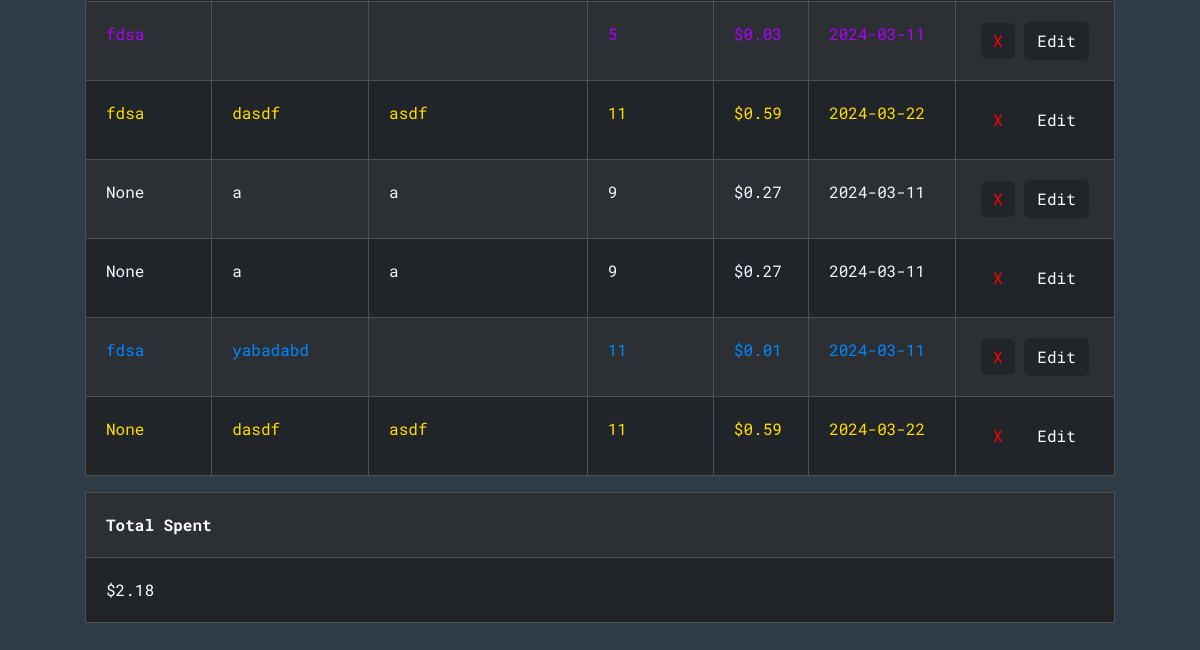
The page /analyzeExpenses (signed in, lower part) on the database as committed earlier.
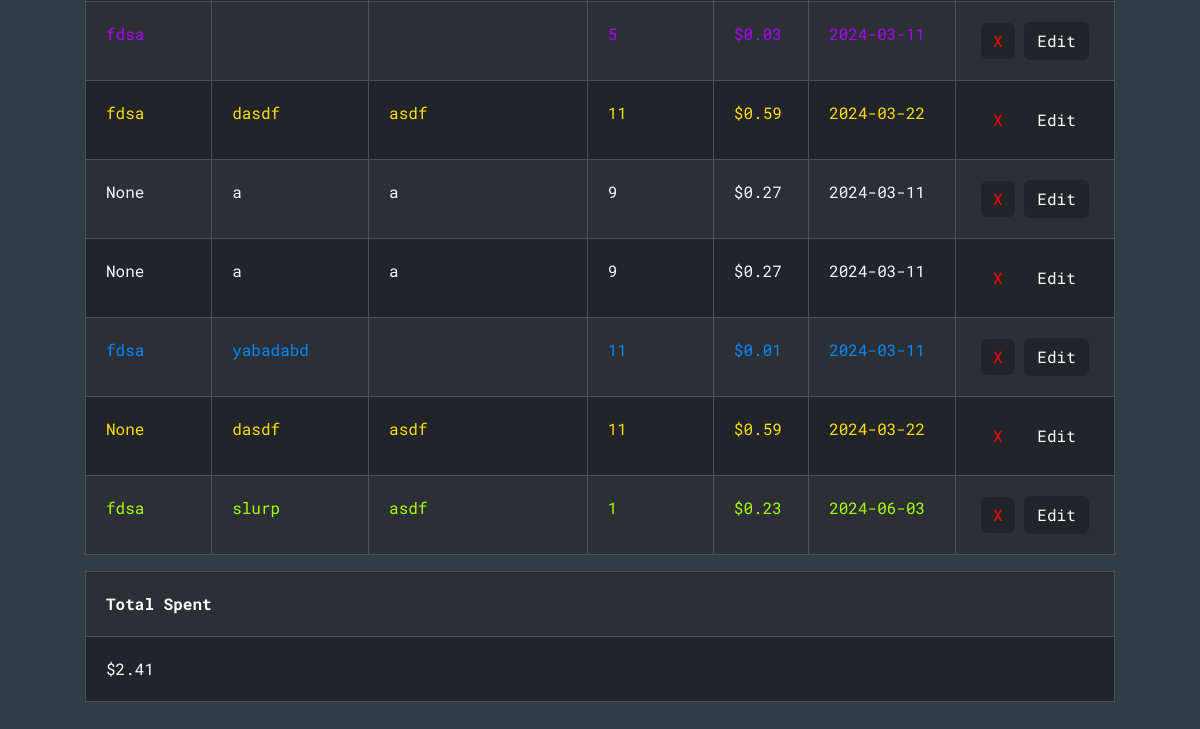
The same page on the database as committed later.
### tables this page shows
CREATE TABLE expenses (id INTEGER PRIMARY KEY, user_id INTEGER NOT NULL, category TEXT, description TEXT, purchaseLocation TEXT, quantity INTEGER NOT NULL, price NUMERIC NOT NULL, date TEXT NOT NULL, color TEXT, FOREIGN KEY (user_id) REFERENCES users(id));

### app.py (the view)
@app.route("/analyzeExpenses", methods=["GET", "POST"])
@login_required
def analyzeExpenses():
    conn = get_db_connection()
    categories = conn.execute("SELECT DISTINCT category FROM expenses WHERE user_id = ?", (session["user_id"],)).fetchall()
    purchaseLocations = conn.execute("SELECT DISTINCT purchaseLocation FROM expenses WHERE user_id = ?", (session["user_id"],)).fetchall()
    colors = conn.execute("SELECT DISTINCT color FROM expenses WHERE user_id = ?", (session["user_id"],)).fetchall()
    categoryFilter = None
    purchaseLocationFilter = None
    keywordsFilter = None
    dateFilter = None
    fromDateFilter =None
    toDateFilter = None
    fromPriceFilter = None
    toPriceFilter = None
    colorFilter = None
    exps = conn.execute("SELECT * FROM expenses WHERE user_id = ?", (session["user_id"],)).fetchall()
    total = conn.execute("SELECT SUM(price) AS sum FROM expenses WHERE user_id = ?", (session["user_id"],)).fetchall()[0]["sum"]
    if request.method == "POST":
        categoryFilter = request.form.get("category")
        purchaseLocationFilter = request.form.get("purchaseLocation")
        keywordsFilter = request.form.get("keywords")
        dateFilter = request.form.get("date")
        fromDateFilter = request.form.get("fromDate")
        toDateFilter = request.form.get("toDate")
        fromPriceFilter = request.form.get("fromPrice")
        toPriceFilter = request.form.get("toPrice")
        colorFilter = request.form.get("color")
        if dateFilter and (fromDateFilter or toDateFilter):
            flash("Cannot do from-to date at the same time as a specific date")
        if (fromPriceFilter and toPriceFilter) and float(fromPriceFilter) > float(toPriceFilter):
            flash("From-price must be smaller than to-price")
        if fromDateFilter:
            fD = date.fromisoformat(fromDateFilter)
        if toDateFilter:
            tD = date.fromisoformat(toDateFilter)
        if  fromDateFilter and toDateFilter and (not dateIsLessThan(fD, tD)):
            flash("From-date must be less than to-date")
        floatedFromPriceFilter = 0
        if fromPriceFilter:
            floatedFromPriceFilter = float(fromPriceFilter)
        floatedToPriceFilter = 0
        if toPriceFilter:
            floatedToPriceFilter = float(toPriceFilter)
        exps = conn.execute("SELECT * FROM expenses WHERE"\
                            " user_id = ?"\
                            " AND CASE WHEN ? != '' THEN category = ? ELSE 1 END"\
                            " AND CASE WHEN ? != '' THEN purchaseLocation = ? ELSE 1 END"\
                            " AND CASE WHEN ? != '' THEN description LIKE ? ELSE 1 END"\
                            " AND CASE WHEN ? != '' THEN date = ? ELSE 1 END"\
                             " AND CASE WHEN ? != '' AND ? != '' THEN date BETWEEN ? AND ? "\
                                " WHEN ? != '' AND ? == '' THEN date BETWEEN ? AND '9999-00-00'"\
                                " WHEN ? != '' AND ? == '' THEN date BETWEEN 0000-00-00  AND ?"\
                                " ELSE 1 END"\
                            " AND CASE WHEN ? != '' AND ? != '' THEN price BETWEEN ? AND ? "\
                                " WHEN ? != '' AND ? == '' THEN price BETWEEN ? AND 99999999"\
                                " WHEN ? != '' AND ? == '' THEN price BETWEEN 0 AND ?"\
                                " ELSE 1 END"\
                            " AND CASE WHEN ? != '' THEN color = ? ELSE 1 END"
                            , (session["user_id"], categoryFilter, categoryFilter, purchaseLocationFilter, purchaseLocationFilter, keywordsFilter, f'%{keywordsFilter}%', dateFilter, dateFilter, fromDateFilter, toDateFilter, fromDateFilter, toDateFilter, fromDateFilter, toDateFilter, fromDateFilter, toDateFilter, fromDateFilter, toDateFilter , fromPriceFilter, toPriceFilter, floatedFromPriceFilter, floatedToPriceFilter, fromPriceFilter, toPriceFilter, floatedFromPriceFilter, fromPriceFilter, toPriceFilter, floatedToPriceFilter, colorFilter, colorFilter)).fetchall()
        total = conn.execute("SELECT SUM(price) AS sum FROM expenses WHERE"\
                            " user_id = ?"\
                            " AND CASE WHEN ? != '' THEN category = ? ELSE 1 END"\
                            " AND CASE WHEN ? != '' THEN purchaseLocation = ? ELSE 1 END"\
                            " AND CASE WHEN ? != '' THEN description LIKE ? ELSE 1 END"\
                            " AND CASE WHEN ? != '' THEN date = ? ELSE 1 END"\
                            " AND CASE WHEN ? != '' AND ? != '' THEN date BETWEEN ? AND ? "\
                                " WHEN ? != '' AND ? == '' THEN date BETWEEN ? AND '9999-00-00'"\
                                " WHEN ? != '' AND ? == '' THEN date BETWEEN 0000-00-00  AND ?"\
                                " ELSE 1 END"\
                            " AND CASE WHEN ? != '' AND ? != '' THEN price BETWEEN ? AND ? "\
                                " WHEN ? != '' AND ? == '' THEN price BETWEEN ? AND 99999999"\
                                " WHEN ? != '' AND ? == '' THEN price BETWEEN 0 AND ?"\
                                " ELSE 1 END"\
                            " AND CASE WHEN ? != '' THEN color = ? ELSE 1 END"
                            , (session["user_id"], categoryFilter, categoryFilter, purchaseLocationFilter, purchaseLocationFilter, keywordsFilter, f'%{keywordsFilter}%', dateFilter, dateFilter, fromDateFilter, toDateFilter, fromDateFilter, toDateFilter, fromDateFilter, toDateFilter, fromDateFilter, toDateFilter, fromDateFilter, toDateFilter, fromPriceFilter, toPriceFilter, floatedFromPriceFilter, floatedToPriceFilter, fromPriceFilter, toPriceFilter, floatedFromPriceFilter, fromPriceFilter, toPriceFilter, floatedToPriceFilter, colorFilter, colorFilter)).fetchall()[0]["sum"]
    elif request.method == "GET":
        categoryFilter = categoryFilter if categoryFilter is not None else ""
        purchaseLocationFilter = purchaseLocationFilter if purchaseLocationFilter is not None else ""
        keywordsFilter = keywordsFilter if keywordsFilter is not None else ""
        dateFilter = dateFilter if dateFilter is not None else ""
        fromDateFilter = fromDateFilter if fromDateFilter is not None else ""
        toDateFilter = toDateFilter if toDateFilter is not None else ""
        fromPriceFilter = fromPriceFilter if fromPriceFilter is not None else ""
        toPriceFilter = toPriceFilter if toPriceFilter is not None else ""
        colorFilter = colorFilter if colorFilter is not None else ""
    return render_template("analyzeExpenses.html", categories=categories,purchaseLocations=purchaseLocations, colors=colors, expenses=exps,total=total,categoryFilter=categoryFilter,purchaseLocationFilter=purchaseLocationFilter,keywordsFilter=keywordsFilter,dateFilter=dateFilter,fromDateFilter=fromDateFilter,toDateFilter=toDateFilter,    fromPriceFilter=fromPriceFilter, toPriceFilter=toPriceFilter, colorFilter=colorFilter)

### helpers.py (called while the page is built)
def login_required(f):
    @wraps(f)
    def decorated_function(*args, **kwargs):
        if session.get("user_id") is None:
            return redirect("/login")
        return f(*args, **kwargs)
    return decorated_function

def get_db_connection():
    conn = sqlite3.connect('database.db')
    conn.row_factory = sqlite3.Row
    return conn

### templates/analyzeExpenses.html (shortened to what this page needs)
{% extends "layout.html" %}
{% block body %}
<div class="cont center-horizontal">
  <br />
  {% if expenses -%}
  <div>
    <div>
      <div class="table-responsive">
        <table
          class="table table-dark table-striped table-bordered table-hover"
        >
          {% for expense in expenses %}
          <tr>
            <td style="color: {{expense['color']}}">{{ expense["category"] }}</td>
            <td style="color: {{expense['color']}}">{{ expense["description"] }}</td>
            <td style="color: {{expense['color']}}">{{ expense["purchaseLocation"] }}</td>
            <td style="color: {{expense['color']}}">{{ expense["quantity"] }}</td>
            <td style="color: {{expense['color']}}">{{ "$%.2f"| format(expense["price"] )}}</td>
            <td style="color: {{expense['color']}}">{{ expense["date"] }}</td>
            <td style="text-align: center">
              <form action="/delete" method="POST" style="display: inline-block">
                <button
                  type="submit"
                  class="delete-btn btn btn-dark"
                  style="color: red; border: 0; text-align: center"
                >
                  X
                </button>
              </form>
              <form action="/edit" method="POST" style="display: inline-block">
                <button type="submit" class="delete-btn btn btn-dark">
                  Edit
                </button>
              </form>
            </td>
          </tr>
          {% endfor %}
        </table>
      </div>
      <table class="table table-dark table-striped table-bordered table-hover">
        <tr>
          <th scope="col">Total Spent</th>
        </tr>
        <tr>
          <td>{{"$%.2f"| format(total)}}</td>
        </tr>
      </table>
    </div>
    {% endif %}
  </div>
</div>
{% endblock %}

Rows that differ between the two databases and show on the page:
added expenses: category "fdsa", description "slurp", purchaseLocation "asdf", quantity "1", price "$0.23", date "2024-06-03", color "#a6ff00" (drawn)
Other text that changed with them:
{{ "$%.2f"| format(total) }}: "$2.18" → "$2.41"
